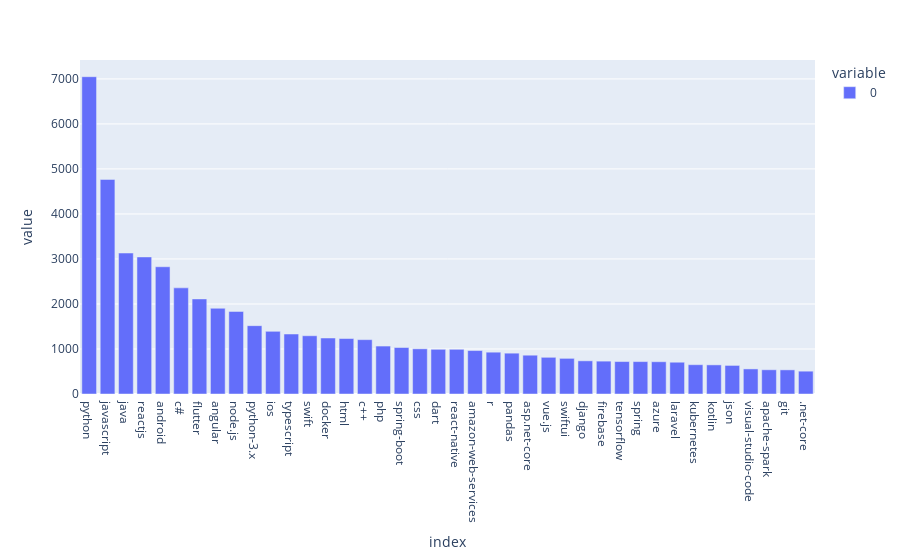

Here is the notebook cell this chart was saved with:
### Code cell
fig = px.bar(tags_top_500.nlargest(40))
fig.show()

### Figure 1 — Plotly figure (JSON) as saved in the notebook; plotly's stock layout.template omitted (floating-point values rounded to 4 significant figures)
{"data": [{"alignmentgroup": "True", "hovertemplate": "variable=0<br>index=%{x}<br>value=%{y}<extra></extra>", "legendgroup": "0", "marker": {"color": "#636efa", "pattern": {"shape": ""}}, "name": "0", "offsetgroup": "0", "orientation": "v", "showlegend": true, "textposition": "auto", "type": "bar", "x": ["python", "javascript", "java", "reactjs", "android", "c#", "flutter", "angular", "node.js", "python-3.x", "ios", "typescript", "swift", "docker", "html", "c++", "php", "spring-boot", "css", "dart", "react-native", "amazon-web-services", "r", "pandas", "asp.net-core", "vue.js", "swiftui", "django", "firebase", "tensorflow", "spring", "azure", "laravel", "kubernetes", "kotlin", "json", "visual-studio-code", "apache-spark", "git", ".net-core"], "xaxis": "x", "y": [7049, 4767, 3132, 3045, 2827, 2358, 2112, 1904, 1834, 1518, 1393, 1333, 1294, 1244, 1232, 1207, 1065, 1033, 1004, 993, 993, 965, 929, 907, 862, 815, 792, 737, 730, 721, 720, 717, 706, 651, 647, 635, 557, 538, 536, 507], "yaxis": "y"}], "layout": {"barmode": "relative", "legend": {"title": {"text": "variable"}, "tracegroupgap": 0}, "margin": {"t": 60}, "xaxis": {"anchor": "y", "domain": [0, 1], "title": {"text": "index"}}, "yaxis": {"anchor": "x", "domain": [0, 1], "title": {"text": "value"}}}}
